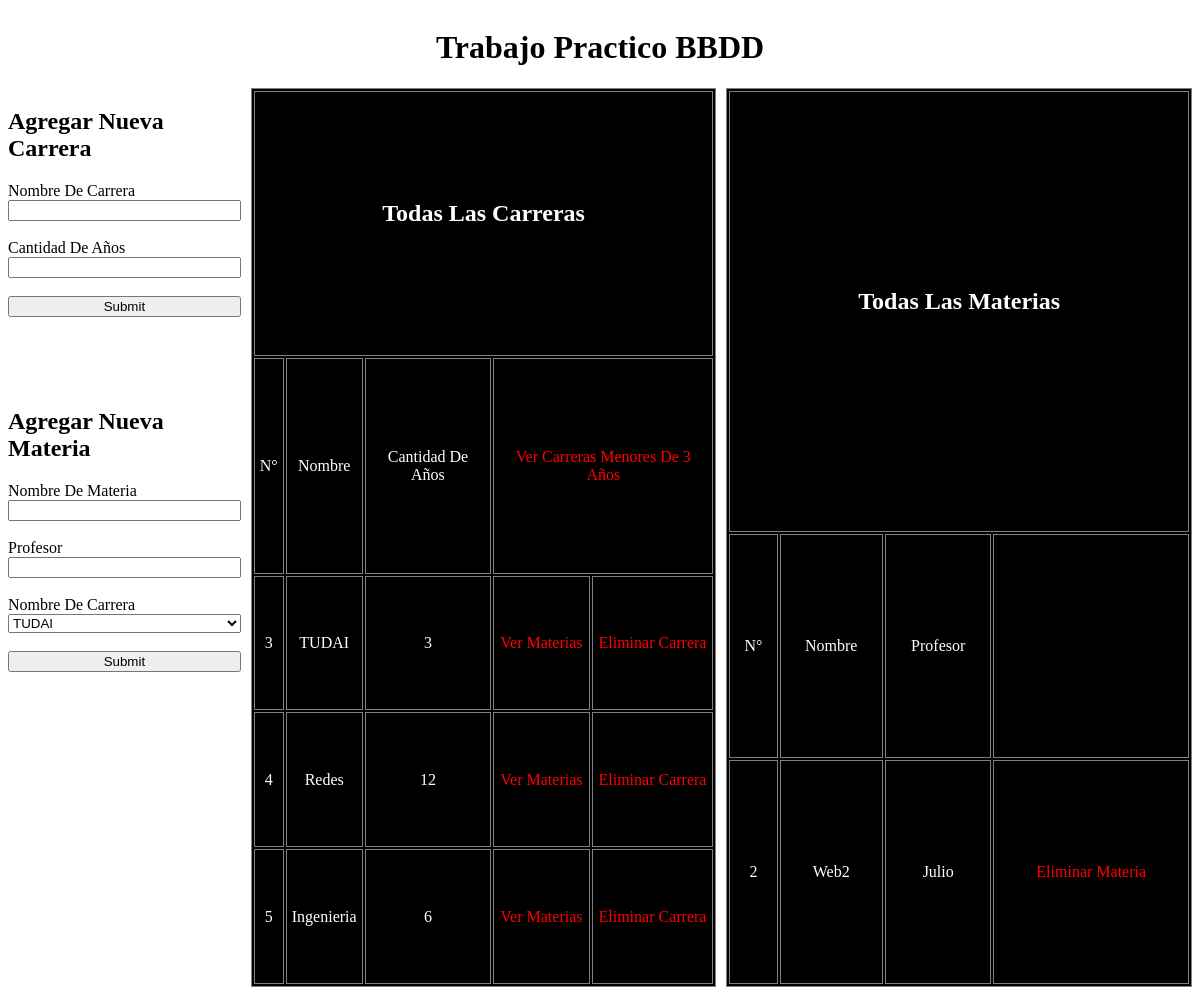
The page / on the database its author committed.
### tables this page shows
CREATE TABLE `carrera` (
  `id_carrera` int(11) NOT NULL,
  `nombre` text NOT NULL,
  `cant_anios` int(11) NOT NULL
);

CREATE TABLE `materia` (
  `id_materia` int(11) NOT NULL,
  `nombre` text NOT NULL,
  `profesor` text NOT NULL,
  `id_carrera_fk` int(11) NOT NULL
);

### model/university_model.php (called while the page is built, shortened)
<?php
class university_model
{
    private $db;
    public function __construct()
    {
        try {
            $this->db = new PDO('mysql:host=localhost;' . 'dbname=universidad_database;charset=utf8', 'root', '');
            $this->db->setAttribute(PDO::ATTR_ERRMODE, PDO::ERRMODE_EXCEPTION);
        } catch (PDOException $c) {
            echo ($c);
        }
    }
    public function getAllCarreras()
    {
        $query = $this->db->prepare('SELECT * FROM carrera');
        $query->execute();
        return $query->fetchAll(PDO::FETCH_OBJ);
    }
    function getAllMaterias()
    {
        $query = $this->db->prepare('SELECT * FROM materia');
        $query->execute();
        return $query->fetchAll(PDO::FETCH_OBJ);
    }
}

### view/view.php (the view, shortened to what this page needs)
<?php
include_once('model/university_model.php');
class view
{
    private $carreras;
    private $materias;
    function __construct()
    {
        $this->carreras = new university_model();
        $this->materias = new university_model();
    }
    public function principalView($urlBase)
    {
        $this->home($urlBase);
        $careers = $this->carreras->getAllCarreras();
        $this->mostrar_carreras($careers);
        $matters = $this->materias->getAllMaterias();
        $this->mostrar_materias($matters);
        $this->close_home();
    }
    public function home($urlBase)
    {
        $html = '<html lang="en">
    <head>
        <base href="' . $urlBase . '">
        <title>Universidad del alto Perú</title>
        <meta charset="UTF-8">
        <meta name="viewport" content="width=device-width, initial-scale=1.0">
        <meta http-equiv="X-UA-Compatible" content="ie=edge">
        <link rel="stylesheet" href="css/estilo.css">
    </head>
    <body>
    <div class="conteiner">
        <h1>Trabajo Practico BBDD</h1>
        <form action="nueva_carrera" method="POST" class="carrera">
            <h2>agregar nueva carrera</h2>
            <label class="visible">      nombre de carrera </label>
            <input type="text" name="carrera_name" >
            <label>----</label>
            <label class="visible">       cantidad de años </label>
            <input type="number" name="años" >
            <label>----</label>
            <input type="submit">
        </form>
        <form action="nueva_materia" method="POST" class="materia">
            <h2>Agregar nueva materia</h2>
            <label class="visible">     Nombre de materia </label>
            <input type="text" name="materia_name" >
            <label>----</label>
            <label class="visible">              Profesor </label>
            <input type="text" name="profesor_name" >
            <label>----</label>
            <label class="visible">     Nombre de carrera </label>
            <select name="carrera">';
        $careers = $this->carreras->getAllCarreras();
        foreach ($careers as $career) {
            $html .= '<option value="' . $career->id_carrera . '">' .  $career->nombre  . ' </option>';
        }
        $html .= ' </select>
            <label>----</label>
            <input type="submit">
            </form>';
        echo $html;
    }
    public function mostrar_carreras($careers)
    {
        $cont = 0;
        foreach ($careers as $c) {
            if (($c->cant_anios) > 3)
                $cont = 1;
        }
        $html = '<table class="tabla1">
            <tr>
                <td colspan="5">
                <h2>todas las carreras</h2>
                </td>
            </tr>
            <tr>
            <td>N°</td>
                <td>Nombre</td>
                <td>Cantidad de años</td>';
        if ($cont != 0) {
            $html .= '<td colspan="2"><a href="carreras_menores">ver carreras menores de 3 años</a></td>
                </tr>';
        } else {
            $html .= '<td colspan="2"><a href="home">ver todas las carreras</a></td>
                </tr>';
        }
        foreach ($careers as $carrera) {
            $html .= "<tr>";
            $html .= "<td> " .  $carrera->id_carrera . "</td>";
            $html .= "<td> " .  $carrera->nombre  . "</td>";
            $html .= "<td> " .  $carrera->cant_anios  . "</td>";
            $html .= '<td><a href="ver_materias_por_carrera/' . $carrera->id_carrera . '">ver materias</a></td>';
            $html .= '<td><a href="eliminar_carrera/' . $carrera->id_carrera . '">eliminar carrera</a></td>';
            $html .= "</tr>";
        }
        $html .= '</table>';
        echo $html;
    }
    public function mostrar_materias($matters)
    {
        $html = '<table class="tabla2">
                <tr>
                    <td colspan="5">
                        <h2>todas las materias</h2>
                        </td>
                        </tr>
                        <tr>
                    <td>N°</td>
                    <td>Nombre</td>
                    <td>profesor</td>
                    <td colspan="1"></td>
                </tr>';
        foreach ($matters as $materia) {
            $html .= "<tr>";
            $html .= "<td> " .  $materia->id_materia . "</td>";
            $html .= "<td> " .  $materia->nombre  . "</td>";
            $html .= "<td> " .  $materia->profesor  . "</td>";
            $html .= '<td><a href="eliminar_materia/' . $materia->id_carrera_fk . '">eliminar materia</a></td>';
            $html .= "</tr>";
        }
        $html .= '</table>';
        echo $html;
    }
    public function close_home()
    {
        $html = '</div>
                </body>
                </html>';
        echo $html;
    }
}

### route.php (shortened to what this page needs)
<?php
require_once('model/university_model.php');
require_once('controller/universityController.php');
require_once('view/view.php');
$urlSite = 'http://' . $_SERVER["SERVER_NAME"] . dirname($_SERVER["PHP_SELF"]) . "/";
$home = new view();
if (empty($_GET['action']) || ($_GET['action'] == 'home')) {
    $home->principalView($urlSite);
    die;
}

### css/estilo.css (style rules this page uses)
* { text-transform: capitalize; }
.conteiner { display: grid; justify-items: center; grid-template-columns: 0.5fr 1fr 1fr; grid-column-gap: 10px; grid-template-rows: 0.5fr 2fr 2fr 2fr; grid-template-areas: "head head head" "form1 table1 table2" "form2 table1 table2" "gap table1 table2"; }
h1 { text-align: center; grid-area: "head"; grid-column: 1/4; }
a { text-decoration: none; color: red; }
form { display: flex; flex-direction: column; }
.carrera { grid-area: form1; }
.materia { grid-area: form2; }
table { width: 100%; text-align: center; background-color: black; color: white; border: 1px solid gray; }
.tabla1 { grid-area: table1; grid-row: 2/5; }
.tabla2 { grid-area: table2; grid-row: 2/5; }
tr { padding-top: 10px; padding-bottom: 10px; }
td { padding: 5px; border: 1px solid grey; color: white; }
label { visibility: hidden; }
.visible { visibility: visible; }

### rows shown on the page
carrera: id_carrera "3", nombre "TUDAI", cant_anios "3"
carrera: id_carrera "4", nombre "Redes", cant_anios "12"
carrera: id_carrera "5", nombre "Ingenieria", cant_anios "6"
materia: id_materia "2", nombre "Web2", profesor "Julio"

### other values the page prints
form field carrera "TUDAI"
